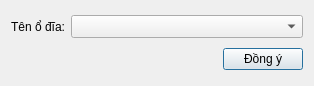
<?xml version="1.0" encoding="UTF-8"?>
<ui version="4.0">
 <class>SettingDialog</class>
 <widget class="QDialog" name="SettingDialog">
  <property name="geometry">
   <rect>
    <x>0</x>
    <y>0</y>
    <width>314</width>
    <height>86</height>
   </rect>
  </property>
  <property name="windowTitle">
   <string>Cài đặt tìm kiếm</string>
  </property>
  <property name="modal">
   <bool>true</bool>
  </property>
  <layout class="QGridLayout" name="gridLayout">
   <item row="0" column="0">
    <widget class="QLabel" name="label">
     <property name="text">
      <string>Tên ổ đĩa:</string>
     </property>
    </widget>
   </item>
   <item row="0" column="1">
    <widget class="QComboBox" name="driveCbx">
     <property name="sizePolicy">
      <sizepolicy hsizetype="Expanding" vsizetype="Fixed">
       <horstretch>0</horstretch>
       <verstretch>0</verstretch>
      </sizepolicy>
     </property>
     <property name="font">
      <font>
       <pointsize>10</pointsize>
       <weight>50</weight>
       <bold>false</bold>
      </font>
     </property>
     <property name="iconSize">
      <size>
       <width>32</width>
       <height>32</height>
      </size>
     </property>
    </widget>
   </item>
   <item row="1" column="0" colspan="2">
    <layout class="QHBoxLayout" name="horizontalLayout">
     <item>
      <spacer name="horizontalSpacer">
       <property name="orientation">
        <enum>Qt::Horizontal</enum>
       </property>
       <property name="sizeHint" stdset="0">
        <size>
         <width>40</width>
         <height>20</height>
        </size>
       </property>
      </spacer>
     </item>
     <item>
      <widget class="QPushButton" name="okBtn">
       <property name="text">
        <string>Đồng ý</string>
       </property>
      </widget>
     </item>
    </layout>
   </item>
  </layout>
 </widget>
 <layoutdefault spacing="6" margin="11"/>
 <resources/>
 <connections/>
</ui>
